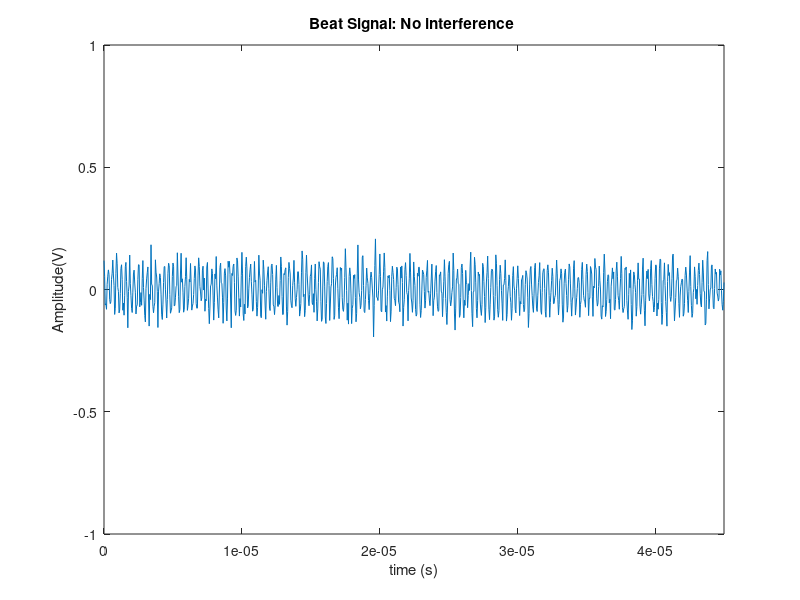
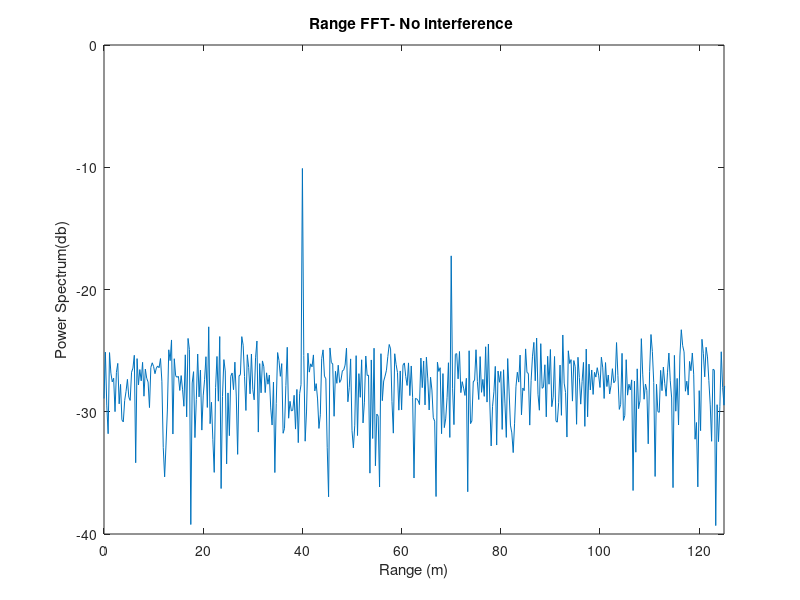

Write the MATLAB code that produced these figures, in order. (Note: this script raises an error after producing the figures.)
%% Clear varibales ad workspace
clear all
close all
clc
%% RADAR  parameters
c=3e8 ;
Bw= 540e6;
R_max=125; %m
Vmax= 60*(1000/3600) ;
d_res=c/(2*Bw) ;
 %% Chirp
Tc= 45e-6 ; %125m / 45 us
%%%
S= Bw/Tc ;

fb_max= 10e6 ; %% 10 MHz
fs= 2.2*10e6  ;

% 2*S*R_max/c ; % R_max=(Fs*c)/(2*S) ;  Sampling frequency f_IF= 2*(S*d)/c   ;
d_res=c/(2*Bw) ;
t= (0:1/fs:Tc-1/fs) ;
%% target 1
A1=0.1 ;
R1= 40 ; % target 1 Range
V1=0; % m/s
f_IF1= 2*(S*R1)/c;
S_T1=A1*cos(2*pi*f_IF1*t) ;
%% target 2
A2=0.02 ;
R2= 70 ; % target 2 range
V2=0 ; % m/s
f_IF2= 2*(S*R2)/c ;
S_T2=A2*cos(2*pi*f_IF2*t) ;
S_IF_targets= (S_T1+S_T2) ;
%% beat signal
S_IF_targets=awgn(S_IF_targets,30) ; % total beat frequency signal
L=length(S_IF_targets) ;
figure
plot(t, S_IF_targets)
axis([0 max(t) -1 1])
title('Beat Signal: No interference ')
xlabel('time (s)')
ylabel('Amplitude(V)')

% figure 
% snr(S_IF_targets)
% title("snr of beat signal with 2 targets and no interference")
%% Detcetion Based FFT
Y = fft(S_IF_targets);
P2 = abs(Y/L);
P1 = P2(1:L/2+1);
P1(2:end-1) = 2*P1(2:end-1);
P1=pow2db(P1) ;
f = fs*(0:(L/2))/L;
%
figure
Rng=  (f*c)/(2*S);
plot(Rng,P1) 
axis([0 R_max -40 0]);
title('Range FFT- No interference ')
xlabel('Range (m)')
ylabel('Power Spectrum(db)')
%% add interference 
% S_In=
PL = 0.4*Tc * fb_max;
tS = (0:PL-1)*(1/fb_max);  % Time vector
halfIdx = round(PL/2);
sFreq1=0.4*fb_max ;
sFreq2=0.7*fb_max ;

[S2_P1,phiEnd] = ChirpGenerate(sFreq1, sFreq2, t(1:halfIdx),90);
[S2_P2,phiEnd] = ChirpGenerate(sFreq2, sFreq1, t(1:halfIdx),phiEnd);
S2_P3= zeros(1,L-PL) ;
S2 = [S2_P3,S2_P1, S2_P2];
S2 = 0.2*S2 ;
    %% Tolal signal
    S_IF= (S_T1+S_T2)+S2 ;
    S_IF=awgn(S_IF,30);
    figure
    plot(t, S_IF,'r') ;
    axis([0 max(t) -1 1])
    title('Beat Signal wih interference ')
    xlabel('time (s)')
    ylabel('Amplitude(V)')
    % figure 
    % snr(S_IF)
    % title("snr of total beat signal")
    %% Detection based FFT
    Y = fft(S_IF);
    P2 = abs(Y/L);
    P1 = P2(1:L/2+1);
    P1(2:end-1) = 2*P1(2:end-1);
    P1=pow2db(P1) ;
    f = fs*(0:(L/2))/L;
    Rng= (f*c)/(2*S);
    %
    figure
    plot(Rng,P1,'r') 
    axis([0 R_max -40 0]);
    title('Range FFT - With interference')
    xlabel('Range (m)')
    ylabel('Power Spectrum(db)')

        %% WEN
        [mlmax_F,mlmax_B,r,m_new] = WEN(S_IF,80) ;
        figure
        plot(t, m_new,'r') ;
        axis([0 max(t) -1 1])
        title('WEN signal ')
        xlabel('time (s)')
        ylabel('Amplitude(V)')
%         figure
%         snr(m_new)
        %% Detection based FFT
        Y = fft(m_new);
        P2 = abs(Y/L);
        P1 = P2(1:L/2+1);
        P1(2:end-1) = 2*P1(2:end-1);
        P1=pow2db(P1) ;
        f = fs*(0:(L/2))/L;
        Rng= (f*c)/(2*S);
        %
        figure
        plot(Rng,P1,'r') 
        axis([0 R_max -40 0]);
        title('Range FFT - WEN spectrum')
        xlabel('Range (m)')
        ylabel('Power Spectrum(db)')

% %% AWEN
% [mlmax_F,mlmax_B,r,m_new] = AWEN(S_IF,70,0.1) ; 
% figure
% plot(t, m_new,'r') ;
% axis([0 max(t) -1 1])
% title('WEN signal ')
% xlabel('time (s)')
% ylabel('Amplitude(V)')
% figure 
% % snr(m_new)
% %% Detection based FFT
% Y = fft(m_new);
% P2 = abs(Y/L);
% P1 = P2(1:L/2+1);
% P1(2:end-1) = 2*P1(2:end-1);
% P1=pow2db(P1) ;
% f = fs*(0:(L/2))/L;
% Rng= (f*c)/(2*S);
% %
% figure
% plot(Rng,P1,'r') 
% axis([0 R_max -40 0]);
% title('Range FFT - WEN spectrum')
% xlabel('Range (m)')
% ylabel('Power Spectrum(db)')
 